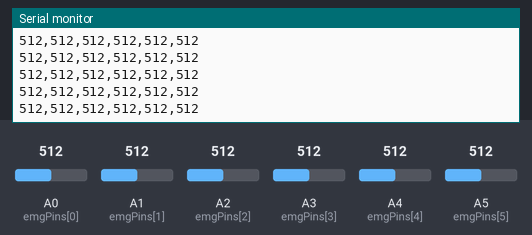
Recording of a sketch running on a simulated Arduino Uno, built with avr-gcc and run on an emulated ATmega328P. Shown: the last lines printed to the serial monitor. Inputs (shaded band) come from the test bench; at power-on: A0 (emgPins[0]) = 512, A1 (emgPins[1]) = 512, A2 (emgPins[2]) = 512, A3 (emgPins[3]) = 512, A4 (emgPins[4]) = 512, A5 (emgPins[5]) = 512.

Above: at 1.2 s.
1.3 s: A0 (emgPins[0]) set to 107
At 2.3 s:
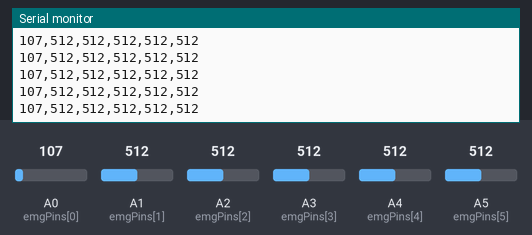
2.8 s: A0 (emgPins[0]) set to 90
At 3.3 s:
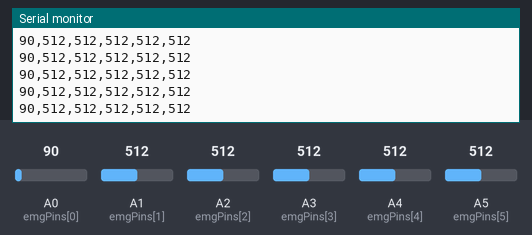
Timing chart, 0 to 5.8 s (numbered marks = the images above; inputs shaded):
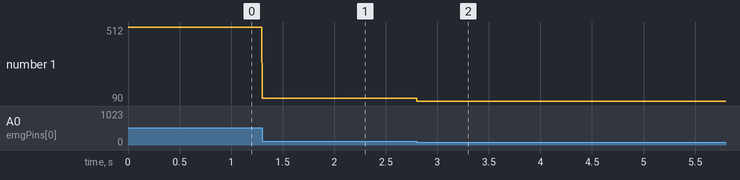

Measured:
- after the input at 1.3 s, the serial monitor: prints a new line at once (image 1)
- after the input at 2.8 s, the serial monitor: prints a new line at once (image 2)
- plotted number 1: 512 → 107 after the input at 1.3 s, 107 → 90 after the input at 2.8 s

The sketch:

6_channel_read_test.ino
```cpp
const int emgPins[6] = {A0, A1, A2, A3, A4, A5};

void setup() {
  Serial.begin(115200);
}

void loop() {
  for (int i = 0; i < 6; i++) {
    int value = analogRead(emgPins[i]);
    Serial.print(value);
    if (i < 5) Serial.print(',');  // 逗号分隔
  }
  Serial.println();  // 换行
  delay(1);          // 控制采样频率（约 1000Hz）
}
```
